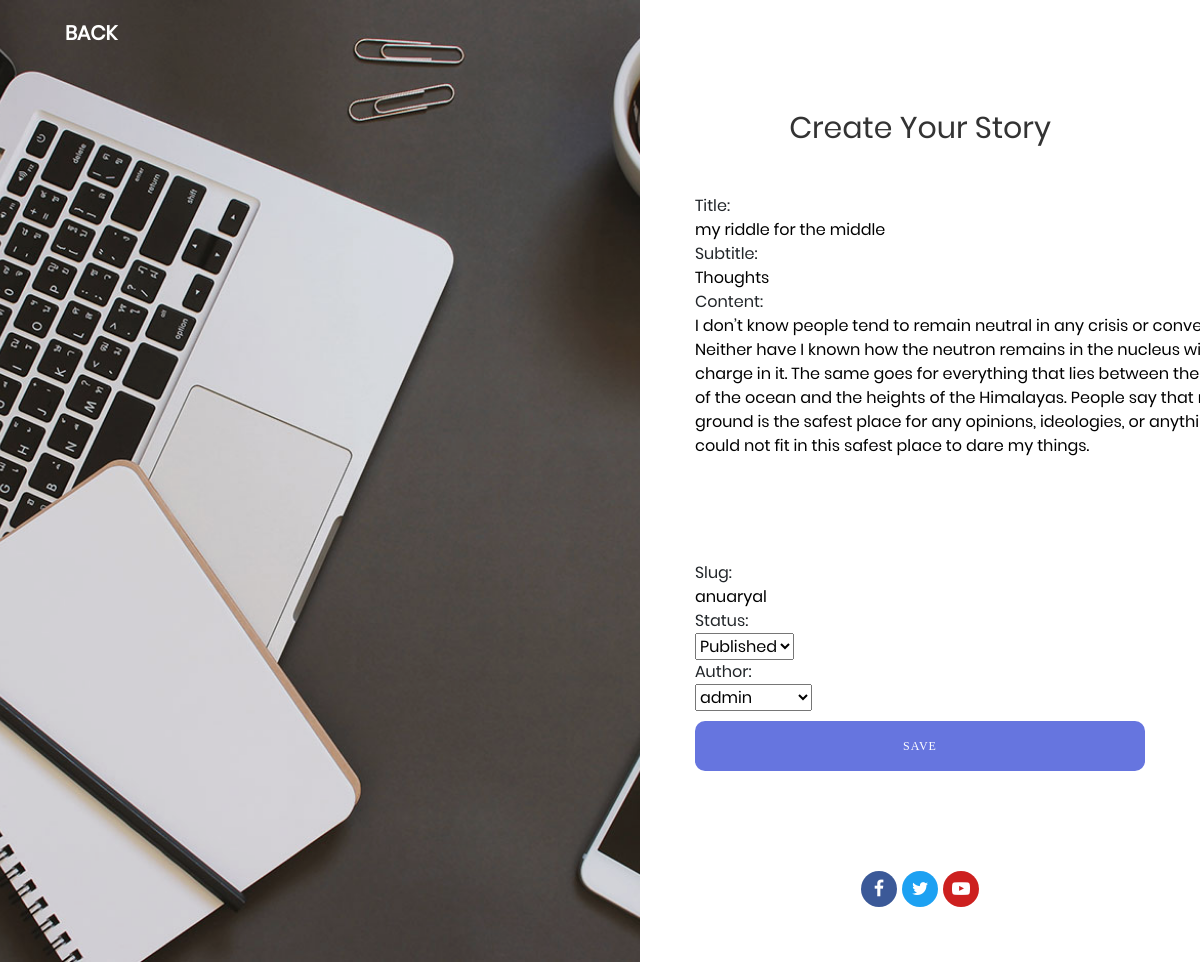
The page /blog/post/12/update/ (signed in) on the database its author committed.
### Blog/models.py (models this page shows, shortened)
class Post(models.Model):
    STATUS_CHOICES = (('Published', 'Published'),
                      ('Draft', 'Draft'),)
    title = models.CharField(max_length=250)
    subtitle = models.CharField(max_length=250)
    content = models.TextField()
    slug = models.SlugField(unique=True, max_length=255)
    status = models.CharField(max_length=10, default='Draft', choices=STATUS_CHOICES)
    created = models.DateTimeField(auto_now_add=True)
    updated = models.DateTimeField(auto_now=True)
    author = models.ForeignKey(User, on_delete=models.CASCADE)

### Blog/views.py (the view, shortened to what this page needs)
# urls.py: path('post/<int:pk>/update/', PostUpdateView.as_view(), name='post_update'),
class PostUpdateView(LoginRequiredMixin, UserPassesTestMixin, UpdateView):
    model = Post
    template_name = 'create.html'
    fields = '__all__'
    def test_func(self):
        post = self.get_object()
        if self.request.user == post.author:
            return True
        return False

### Blog/templates/create.html (shortened to what this page needs)
{% load static %}
<!DOCTYPE html>
<html lang="en">
<head>
    <link href="{% static 'css/clean-blog.min.css' %}" rel="stylesheet">
	<link rel="stylesheet" type="text/css" href="{% static 'vendor/bootstrap/css/bootstrap.min.css' %}">
	<link rel="stylesheet" type="text/css" href="{% static 'fonts/font-awesome-4.7.0/css/font-awesome.min.css' %}">
	<link rel="stylesheet" type="text/css" href="{% static 'css/util.css' %}">
	<link rel="stylesheet" type="text/css" href="{% static 'css/main.css' %}">
</head>
<body>
    <nav class="navbar navbar-expand-lg navbar-light fixed-top" id="mainNav">
      <div class="container">
        <a class="navbar-brand" href="{% url 'blog' %}">BACK</a>
      </div>
    </nav>
	<div class="container-contact100">
		<div class="wrap-contact100">
			<form class="contact100-form validate-form" method="post" action="/form/">
				<span class="contact100-form-title">
					Create Your Story
				</span>
               {{ form }}
				<div class="container-contact100-form-btn">
					<button class="contact100-form-btn">
						Save
					</button>
				</div>
				<div class="contact100-form-social flex-c-m">
					<a href="#" class="contact100-form-social-item flex-c-m bg1 m-r-5">
						<i class="fa fa-facebook-f" aria-hidden="true"></i>
					</a>
					<a href="#" class="contact100-form-social-item flex-c-m bg2 m-r-5">
						<i class="fa fa-twitter" aria-hidden="true"></i>
					</a>
					<a href="#" class="contact100-form-social-item flex-c-m bg3">
						<i class="fa fa-youtube-play" aria-hidden="true"></i>
					</a>
				</div>
			</form>
			<div class="contact100-more flex-col-c-m" style="background-image: url({% static 'Images/bg-01.jpg'%})">
			</div>
		</div>
	</div>
</body>
</html>

### static/css/main.css (style rules this page uses)
* { margin: 0px; padding: 0px; box-sizing: border-box; }
body, html { height: 100%; font-family: Poppins-Regular, sans-serif; }
a { font-family: Poppins-Regular; font-size: 14px; line-height: 1.7; color: #666666; margin: 0px; transition: all 0.4s; -webkit-transition: all 0.4s; -o-transition: all 0.4s; -moz-transition: all 0.4s; }
input { outline: none; border: none; }
textarea { outline: none; border: none; }
label { display: block; margin: 0; }
button { outline: none !important; border: none; background: transparent; }
.bg1 { background: #3b5998; }
.bg2 { background: #1da1f2; }
.bg3 { background: #cd201f; }
.container-contact100 { width: 100%; min-height: 100vh; display: -webkit-box; display: -webkit-flex; display: -moz-box; display: -ms-flexbox; display: flex; flex-wrap: wrap; justify-content: center; align-items: center; background: #f2f2f2; }
.wrap-contact100 { width: 100%; background: #fff; overflow: hidden; display: -webkit-box; display: -webkit-flex; display: -moz-box; display: -ms-flexbox; display: flex; flex-wrap: wrap; align-items: stretch; flex-direction: row-reverse; }
.contact100-more { width: calc(100% - 560px); background-repeat: no-repeat; background-size: cover; background-position: center; position: relative; z-index: 1; padding: 30px 15px 0px 15px; }
.contact100-more::before { content: ""; display: block; position: absolute; z-index: -1; width: 100%; height: 100%; top: 0; left: 0; background: rgba(0,0,0,0.1); }
.contact100-form { width: 560px; min-height: 100vh; display: block; padding: 110px 55px 55px 55px; }
.contact100-form-title { width: 100%; display: block; font-family: Poppins-Regular; font-size: 30px; color: #333333; line-height: 1.2; text-align: center; padding-bottom: 48px; }
.container-contact100-form-btn { width: 100%; display: -webkit-box; display: -webkit-flex; display: -moz-box; display: -ms-flexbox; display: flex; flex-wrap: wrap; justify-content: center; padding-top: 10px; }
.contact100-form-btn { display: -webkit-box; display: -webkit-flex; display: -moz-box; display: -ms-flexbox; display: flex; justify-content: center; align-items: center; padding: 0 20px; width: 100%; height: 50px; border-radius: 10px; background: #6675df; font-family: Montserrat-Bold; font-size: 12px; color: #fff; line-height: 1.2; text-transform: uppercase; letter-spacing: 1px; -webkit-transition: all 0.4s; -o-transition: all 0.4s; -moz-transition: all 0.4s; transition: all 0.4s; }
.contact100-form-social { padding-top: 100px; }
.contact100-form-social-item { width: 36px; height: 36px; font-size: 18px; color: #fff; border-radius: 50%; }

### rows shown on the page
Post: title "my riddle for the middle", subtitle "Thoughts", content "I don’t know people tend to remain neutral in any crisis or conversation. Neither have I known how the neutron remains in the nucleus with no charge in it. The same goes for everything that lies between the depth of the ocean and the heights of the Himalayas. People say that middle ground is the safest place for any opinions, ideologies, or anything but I could not fit in this safest place to dare my things.", slug "anuaryal", status "Published", author "admin"
